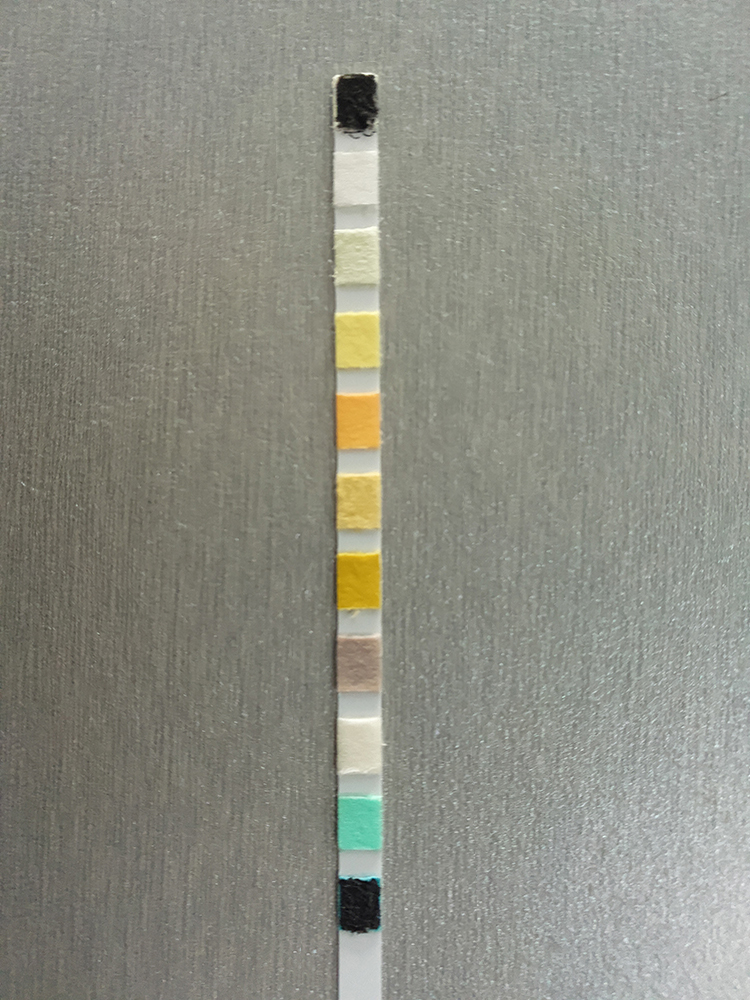
#> input picture imgcv/res/use4.jpg, 750 x 1000 px
$ python find2.py   (older library calls are emulated)
#> lines starting #> are read from the running program, lines starting #| are printed output that depends on the picture; after the words box and inside, x2 and y2 are one past the last pixel; in counts of white or black regions, pixels touching at a corner belong together
### imgcv/find_utils.py
import cv2 as cv
import numpy as np


# RGB颜色值转HSV颜色空间值
def rgb2hsv(rgb):
    return np.array(cv.cvtColor(np.uint8([[rgb]]), cv.COLOR_RGB2HSV)[0][0])


# 遍历所有的N维轮廓数组，并传递最里层X,Y轴至指定数组中
def foreach_all_ndarray(arr, val_list=None):
    if type(arr) == np.ndarray:
        for item in arr:
            if type(item) == np.ndarray:
                foreach_all_ndarray(item, val_list)
            else:
                val_list.append([arr[0], arr[1]])
                break


def ndarray_split_group(values, items):
    for index, item in enumerate(values):
        if index == 0:
            items.append([item])
        else:
            if (values[0][1] + 100) > item[1] > (values[0][1] - 100):
                items[0].append(item)
            else:
                try:
                    items[1].append(item)
                except IndexError as e:
                    items.append([item])


def get_color_rgb(px):
    s = ''
    for i in px:
        # print(i)
        s = s+str(i)+','
    return s[0:-1]

### imgcv/find2.py
import cv2 as cv
import numpy as np
import find_utils as utils
import math

'''
读取图片
'''
point_num = 9
img = cv.imread('./res/use4.jpg')
#> img is the input picture: shape (1000, 750, 3); mean B, G, R 131, 141.4, 140.6
b, g, r = cv.split(img)
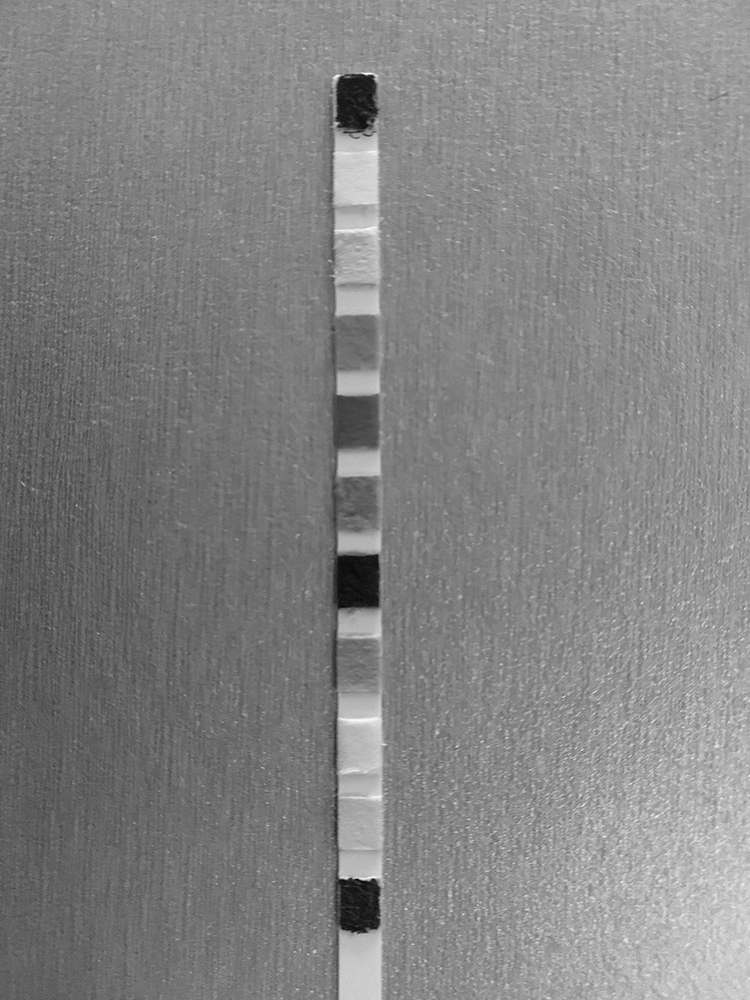
#> b: shape (1000, 750); min 6, max 255, mean 131
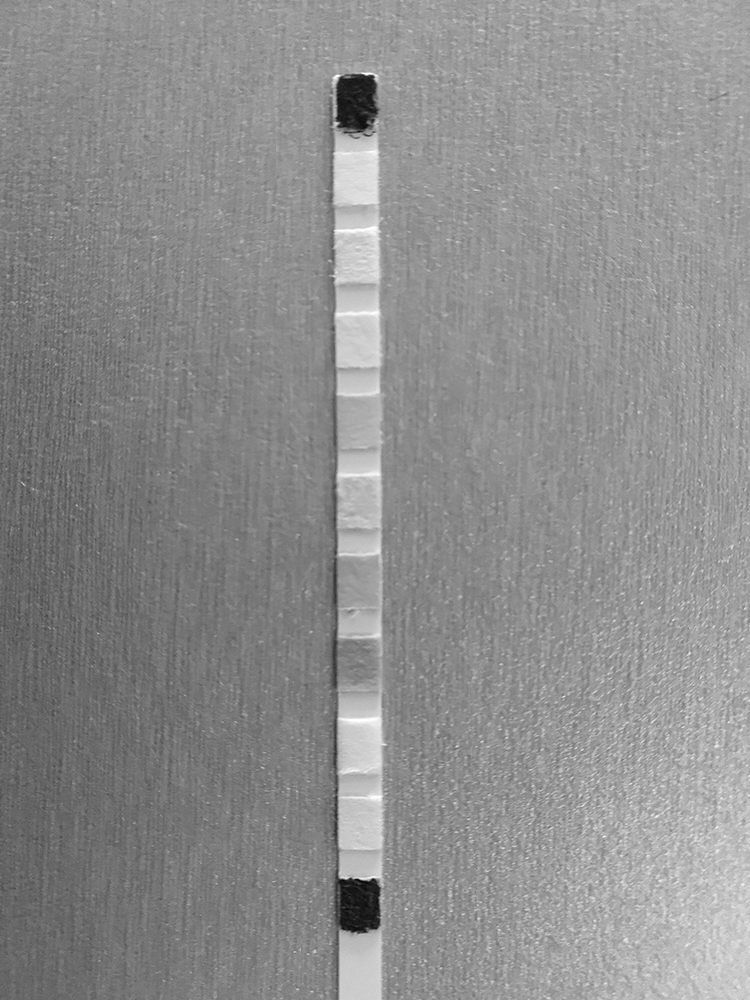
#> g: shape (1000, 750); min 3, max 255, mean 141.4
rgb_img = cv.merge([r, g, b])
hsv = cv.cvtColor(rgb_img, cv.COLOR_RGB2HSV)
#> hsv: shape (1000, 750, 3); mean H, S, V 38.1, 21.9, 142.8
'''
设置色彩空间阈值（将RGB转换为HSV颜色空间值），并且结果只能为一维数组
'''
lower_hsv = utils.rgb2hsv([0, 0, 0])
upper_hsv = utils.rgb2hsv([36, 36, 36])
'''
找到曝光点
'''
mask = cv.inRange(hsv, lower_hsv, upper_hsv)
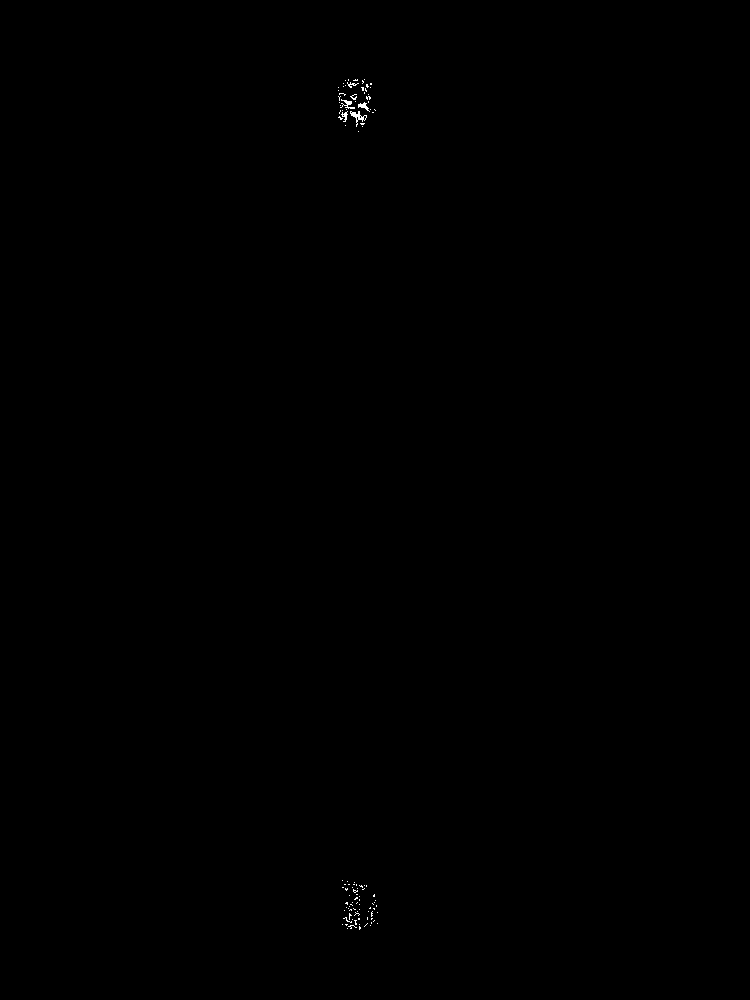
#> mask: shape (1000, 750); 0.08% white in thin lines or dots, all inside (x1, y1, x2, y2) = (338, 79, 378, 930)
res = cv.bitwise_and(rgb_img, rgb_img, mask=mask)
'''
找到所有的轮廓点
'''
gray = cv.cvtColor(res, cv.COLOR_BGR2GRAY)
ret, binary = cv.threshold(mask, 127, 255, cv.THRESH_BINARY)
img_res, contours, hierarchy = cv.findContours(binary, cv.RETR_TREE, cv.CHAIN_APPROX_SIMPLE)
#> contours = 111 contours, 107 with area under 20; largest, box (x1, y1, x2, y2) and area: (350, 111, 367, 127) 70, (358, 102, 370, 112) 32, (340, 99, 355, 109) 28, (341, 111, 348, 122) 20
'''
绘制所有的轮廓，在原图上进行标记
'''
images = img
images = cv.drawContours(images, contours, -1, (0, 255, 0), 1)
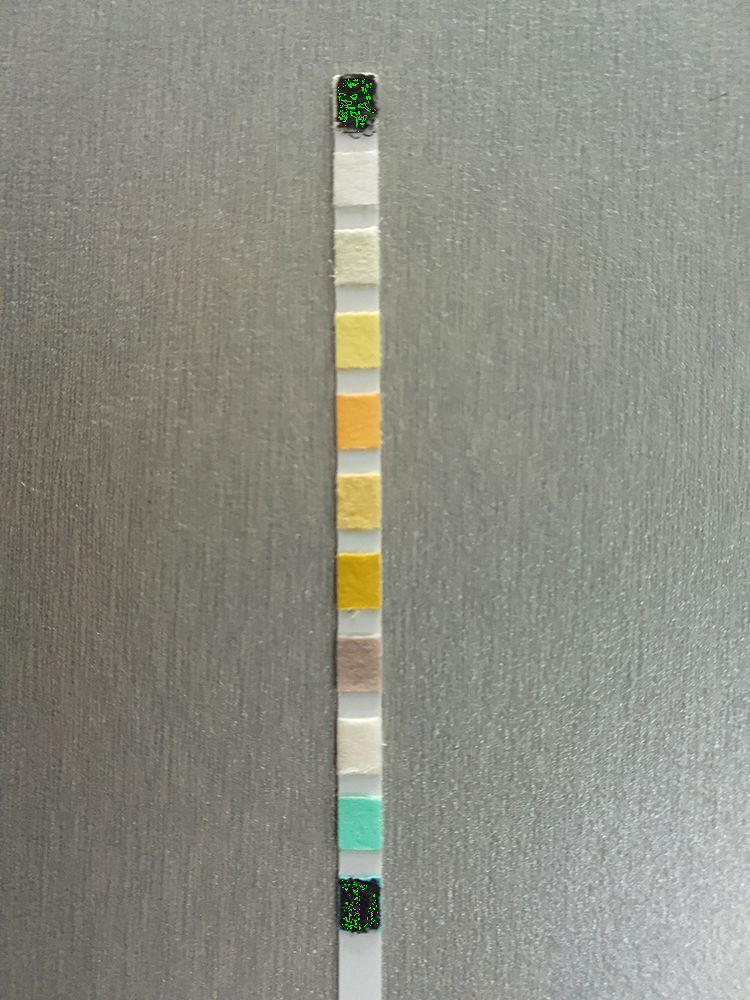
#> images: shape (1000, 750, 3); 0.07% of pixels changed, all inside (x1, y1, x2, y2) = (338, 79, 378, 930)
find_array = []
'''
遍历所有的轮廓，找到梯度最大值的顶层与最小值的底层X/Y轴坐标点
'''
values = []
for index, i in enumerate(contours):
    if type(i) == np.ndarray and len(i) > 0:
        for j in i:
            utils.foreach_all_ndarray(j, values)
#> this loop made 111 passes
#> i on passes 1, 2, 3, 5, 6, 7, 8, 9, 10, 11, 13, 14: [[347, 928]], [[359, 926], [359, 929], [360, 928], [360, 927]], [[370, 925]], [[359, 924]], [[345, 924], [346, 925], [347, 924]], [[342, 924]], [[377, 923]], [[367, 923], [364, 926]], [[371, 922], [371, 923]], [[374, 920], [373, 921]], [[352, 919]], [[371, 918], [371, 919], [372, 918]]
'''
进行轮廓点位分组
'''
items = []
utils.ndarray_split_group(values, items)
'''
判断图像特征值点数是否符合
'''
if len(items) != 2:
    print('图像特征值未提取完整，请重新上传图片')
    #exit(0)
point_xy_one = sorted(items[0])
point_xy_two = sorted(items[1])
deviation = 20
if point_xy_one[0][0] + deviation < point_xy_two[0][0] \
        or point_xy_two[0][0] < point_xy_one[0][0] - deviation:
    print('图像点位不正确，请注意拍照姿势')
    #exit(0)
'''
区分上下标示模块
'''
point_xy_top = None
point_xy_bottom = None
if point_xy_one[0][1] < point_xy_two[0][1]:
    point_xy_top = point_xy_one
    point_xy_bottom = point_xy_two
else:
    point_xy_top = point_xy_two
    point_xy_bottom = point_xy_one
'''
找寻下方模块的最顶点与上方模块最低点Y轴坐标
'''
point_xy_bottom_up = sorted(point_xy_bottom, key=lambda x: x[1])[0]
point_xy_top_down = sorted(point_xy_top, key=lambda x: x[1], reverse=True)[0]
'''
进行检测项目个数 bottom_y - top_y / n
'''
cv.circle(images, (point_xy_bottom_up[0], point_xy_bottom_up[1]), 3, (0, 255, 0), 2)
#> images: shape (1000, 750, 3); 0.01% of pixels changed, all inside (x1, y1, x2, y2) = (338, 876, 347, 885)
cv.circle(images, (point_xy_top_down[0], point_xy_top_down[1]), 3, (0, 255, 0), 2)
#> images: shape (1000, 750, 3); mean B, G, R 131, 141.6, 140.6
y_value = (point_xy_bottom_up[1] - point_xy_top_down[1]) / (point_num * 2)
x_width = (point_xy_one[len(point_xy_one) - 1][0] - point_xy_one[0][0]) / 2
'''
计算出每个点位，并描绘至原图层
'''
colors = []
last_y = point_xy_top_down[1]
last_x = math.ceil(point_xy_one[0][0] + x_width)
for i in range(0, point_num):
    if i == 0:
        last_y = last_y + y_value * 1.2
    else:
        last_y = last_y + y_value * 1.96
    last_y = math.ceil(last_y)
    point = (last_x, last_y)
    cv.circle(images, point, 3, (0, 255, 0), 2)
    # 获取rgb颜色值
    colors.append(utils.get_color_rgb(rgb_img[last_y, last_x]))
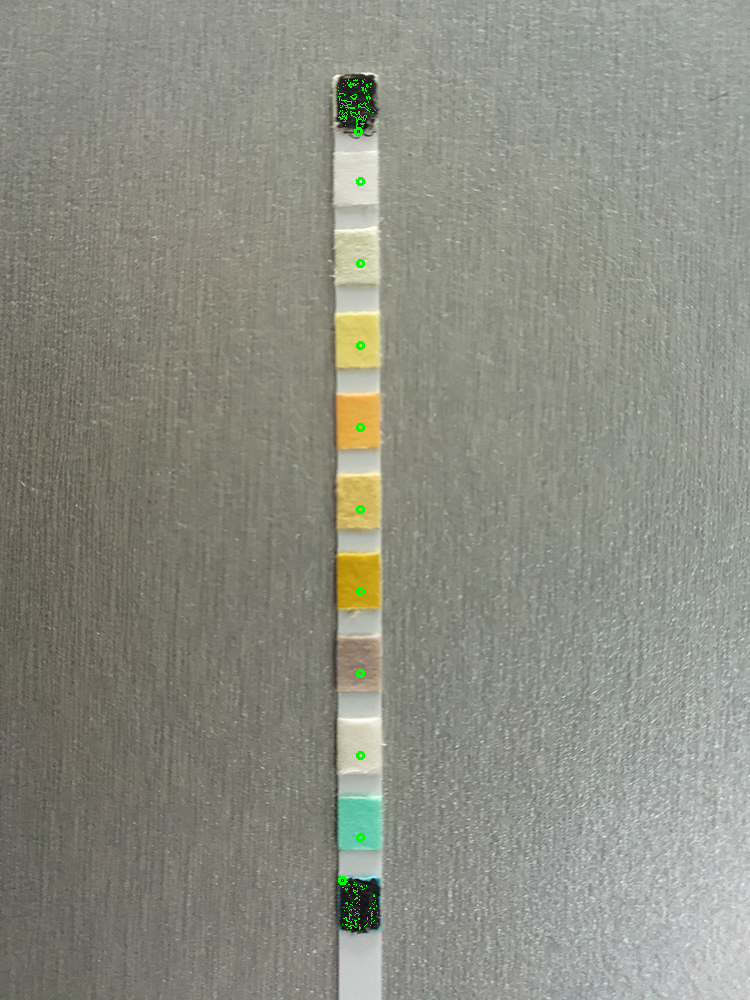
#> images: shape (1000, 750, 3); mean B, G, R 130.9, 141.6, 140.4
#> after the loop, colors = ['226,224,212', '202,199,166', '220,204,109', '226,172,72', '204,177,86', '189,151,16', '151,134,118', '205,200,180', '106,205,176']; last_y = 837
print(colors)
#| ['226,224,212', '202,199,166', '220,204,109', '226,172,72', '204,177,86', '189,151,16', '151,134,118', '205,200,180', '106,205,176']
'''
展示所有的未/已处理的图片，进行对比
'''
cv.imshow('frame', rgb_img)
cv.imshow('mask', mask)
cv.imshow('res', res)
cv.imshow('result', images)
k = cv.waitKey(0)
#> (key Esc is pressed here)
if k == 27:
    cv.destroyAllWindows()
